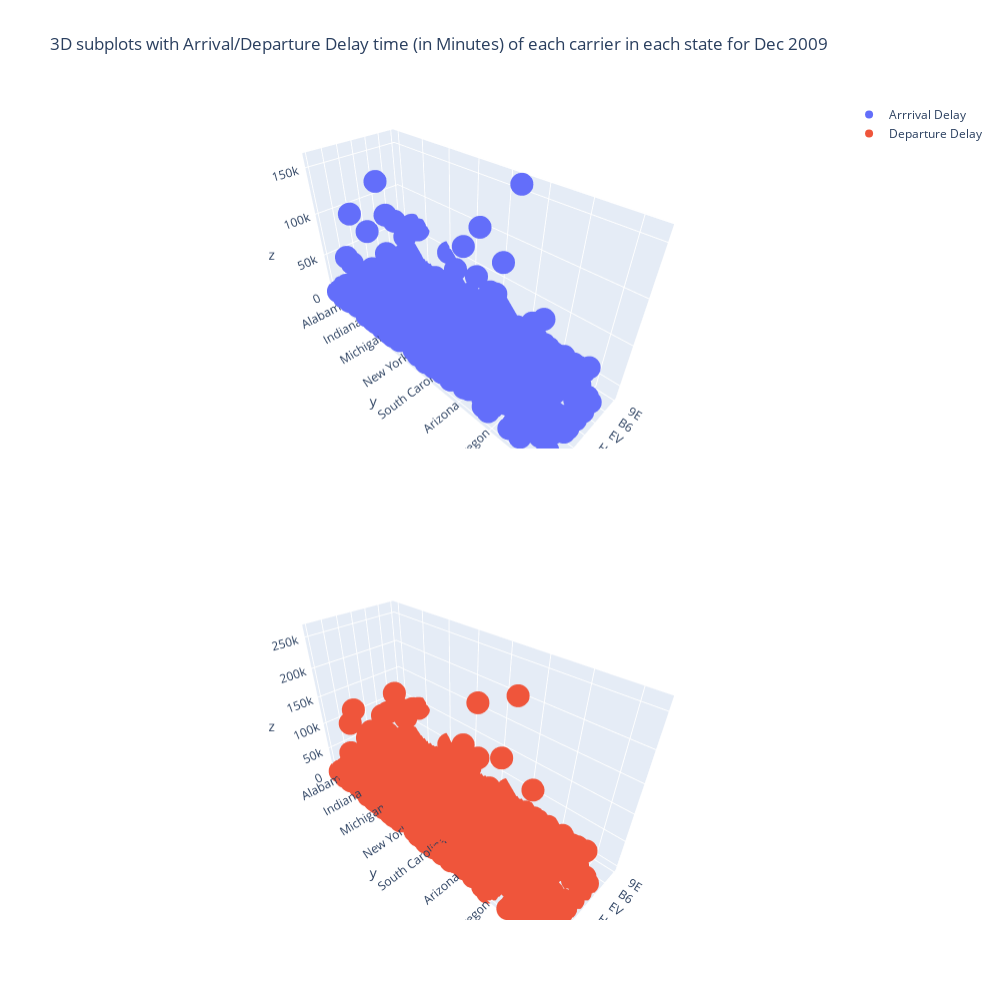

Here is the notebook cell this chart was saved with:
### Code cell
# Initialize figure with 2 3D subplots
fig = make_subplots(
    rows=2, cols=1,
    specs=[[{'type': 'scatter3d'}],
           [{'type': 'scatter3d'}]])

x=Arr_delay['UNIQUE_CARRIER']
y=Arr_delay['ORIGIN_STATE_NM']
z=Arr_delay['ARR_DEL_TIME']
x1=Dep_delay['UNIQUE_CARRIER']
y1=Dep_delay['ORIGIN_STATE_NM']
z1=Dep_delay['DEP_DEL_TIME']


# adding surfaces to subplots.
fig.add_trace(
    go.Scatter3d(x=x, y=y, z=z, mode="markers", name= 'Arrrival Delay'),
    row=1, col=1)

fig.add_trace(
    go.Scatter3d(x=x1, y=y1, z=z1, mode="markers", name= 'Departure Delay'),
    row=2, col=1)

fig.update_layout(
    title_text='3D subplots with Arrival/Departure Delay time (in Minutes) of each carrier in each state for Dec 2009',
    height=1000,
    width=1000
)

fig.show()

### Figure 1 — Plotly figure (JSON) as saved in the notebook; plotly's stock layout.template omitted (floating-point values rounded to 4 significant figures; data arrays with more than 128 entries replaced by an {"elided": "..."} marker saying what was removed)
{"data": [{"mode": "markers", "name": "Arrrival Delay", "scene": "scene", "type": "scatter3d", "x": {"elided": "607 str values"}, "y": {"elided": "607 str values"}, "z": {"elided": "607 int values"}}, {"mode": "markers", "name": "Departure Delay", "scene": "scene2", "type": "scatter3d", "x": {"elided": "607 str values"}, "y": {"elided": "607 str values"}, "z": {"elided": "607 int values"}}], "layout": {"height": 1000, "scene": {"domain": {"x": [0, 1], "y": [0.575, 1]}}, "scene2": {"domain": {"x": [0, 1], "y": [0, 0.425]}}, "title": {"text": "3D subplots with Arrival/Departure Delay time (in Minutes) of each carrier in each state for Dec 2009"}, "width": 1000}}
